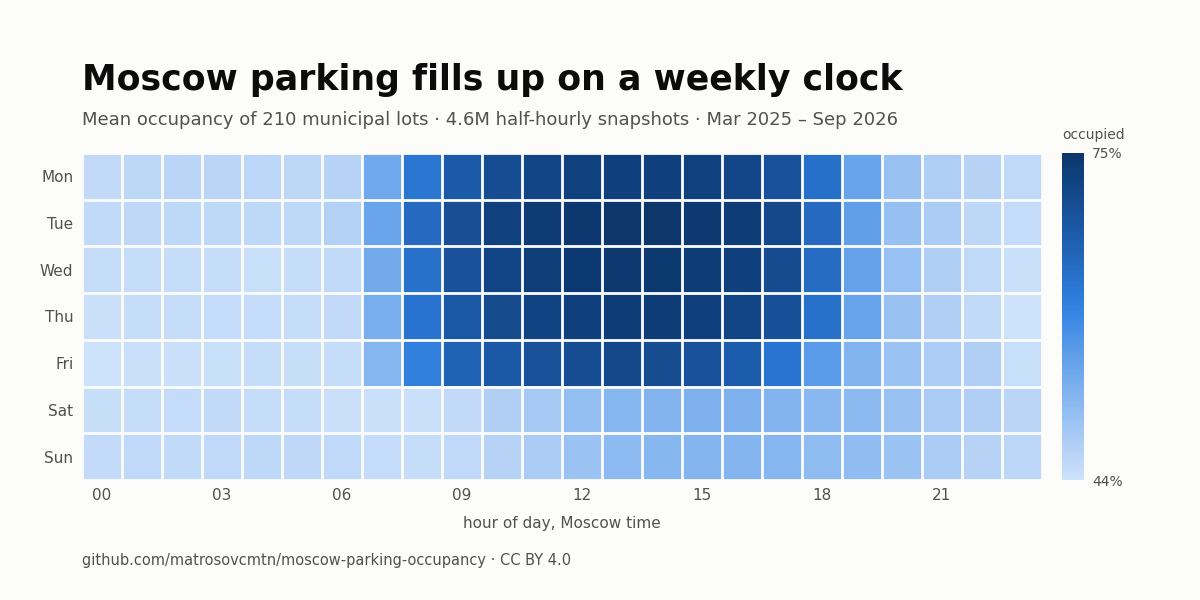

Reproduce this figure in Python.
"""Обложка датасета: недельный ритм занятости. Тепловая карта час × день недели.

Форма выбрана по задаче данных: непрерывная величина по двум циклическим осям.
Цвет — последовательный, один тон светлый→тёмный (синяя шкала 100→700),
монотонность светлоты проверена: L от 0.905 до 0.338 равным шагом.
"""
import matplotlib
matplotlib.use("Agg")
import matplotlib.pyplot as plt
import numpy as np
import pandas as pd
from matplotlib.colors import LinearSegmentedColormap

SURFACE = "#fcfcfb"
INK = "#0b0b0b"
INK_SOFT = "#52514e"
RAMP = ["#cde2fb", "#b7d3f6", "#9ec5f4", "#86b6ef", "#6da7ec", "#5598e7",
        "#3987e5", "#2a78d6", "#256abf", "#1c5cab", "#184f95", "#104281", "#0d366b"]
cmap = LinearSegmentedColormap.from_list("ofm_blue", RAMP)

piv = pd.read_csv("/tmp/kag/rhythm.csv", index_col=0)
m = piv.values
days = ["Mon", "Tue", "Wed", "Thu", "Fri", "Sat", "Sun"]

fig = plt.figure(figsize=(12, 6), dpi=100, facecolor=SURFACE)
ax = fig.add_axes([0.068, 0.20, 0.80, 0.545])
ax.set_facecolor(SURFACE)

# Зазор между ячейками даёт сетку цветом поверхности — она же разделитель
im = ax.imshow(m, aspect="auto", cmap=cmap, vmin=m.min(), vmax=m.max(),
               interpolation="nearest")
ax.set_xticks(np.arange(-0.5, 24, 1), minor=True)
ax.set_yticks(np.arange(-0.5, 7, 1), minor=True)
ax.grid(which="minor", color=SURFACE, linewidth=2)
ax.tick_params(which="minor", length=0)

ax.set_xticks(range(0, 24, 3))
ax.set_xticklabels([f"{h:02d}" for h in range(0, 24, 3)], color=INK_SOFT, fontsize=11)
ax.set_yticks(range(7))
ax.set_yticklabels(days, color=INK_SOFT, fontsize=11)
for s in ax.spines.values():
    s.set_visible(False)
ax.tick_params(length=0, pad=6)
ax.set_xlabel("hour of day, Moscow time", color=INK_SOFT, fontsize=11, labelpad=9)

# Заголовок и подпись — текстовыми токенами, не цветом серии
fig.text(0.068, 0.895, "Moscow parking fills up on a weekly clock",
         color=INK, fontsize=25, fontweight="bold", va="top")
fig.text(0.068, 0.815,
         "Mean occupancy of 210 municipal lots · 4.6M half-hourly snapshots · Mar 2025 – Sep 2026",
         color=INK_SOFT, fontsize=13, va="top")

cax = fig.add_axes([0.885, 0.20, 0.018, 0.545])
cb = fig.colorbar(im, cax=cax)
cb.outline.set_visible(False)
cb.ax.tick_params(length=0, colors=INK_SOFT, labelsize=10, pad=6)
cb.set_ticks([m.min(), m.max()])
cb.set_ticklabels([f"{m.min():.0f}%", f"{m.max():.0f}%"])
cb.ax.set_title("occupied", color=INK_SOFT, fontsize=10, pad=10, loc="left")

fig.text(0.068, 0.065,
         "github.com/matrosovcmtn/moscow-parking-occupancy · CC BY 4.0",
         color=INK_SOFT, fontsize=10.5, va="center")

fig.savefig("/tmp/kag/cover.png", facecolor=SURFACE)
print("сохранено /tmp/kag/cover.png")
